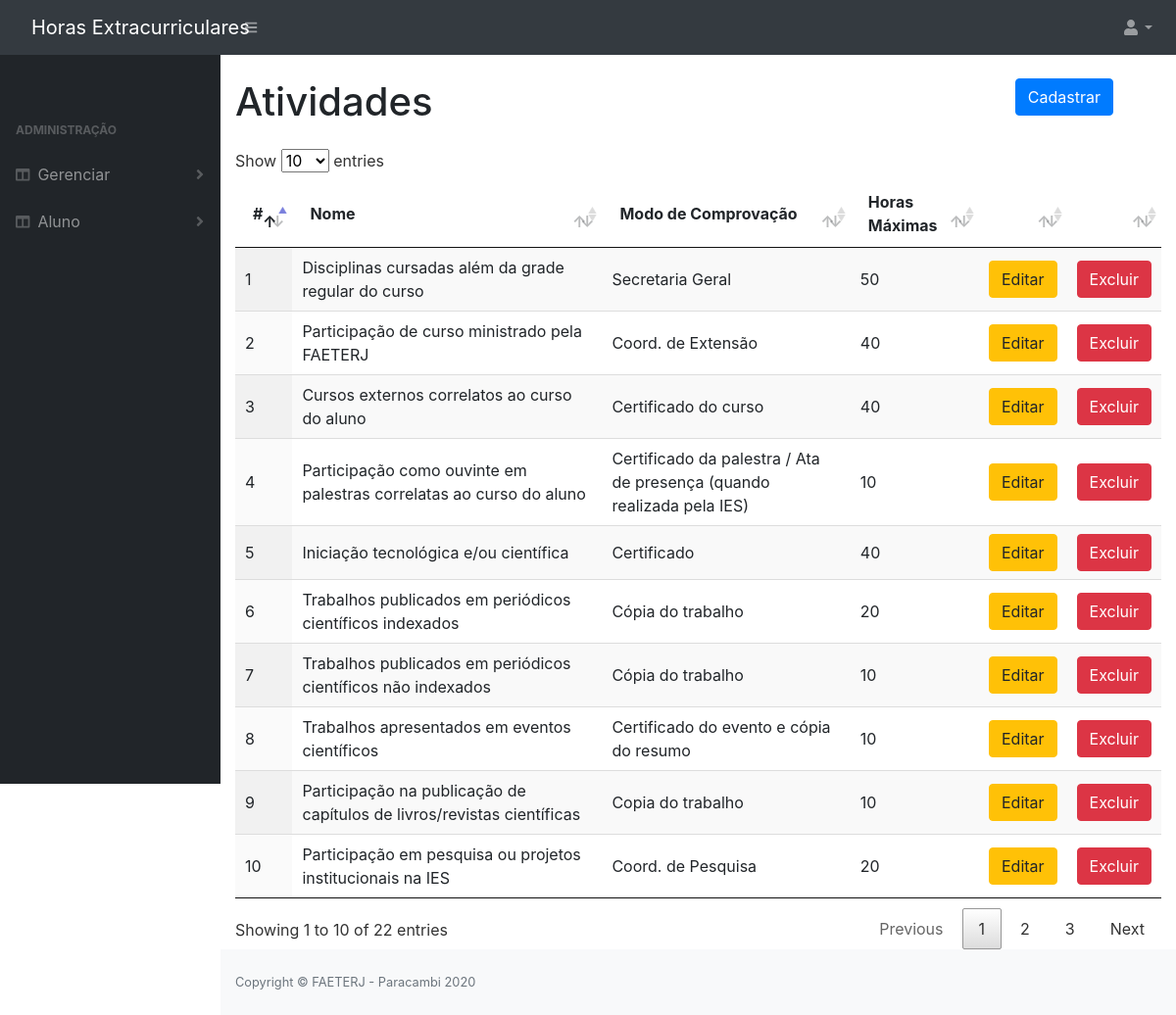
Page /atividade.php (signed in) on the committed database.
### tables this page shows
CREATE TABLE IF NOT EXISTS `atividade` (
  `id` INT NOT NULL AUTO_INCREMENT,
  `nome` VARCHAR(255) NOT NULL,
  `modo_comprovacao` VARCHAR(255) NULL DEFAULT NULL,
  `max_horas` INT NOT NULL,
  `data_registro` DATETIME NOT NULL DEFAULT CURRENT_TIMESTAMP,
  PRIMARY KEY (`id`));

### class/AtividadeDao.php (called while the page is built, shortened)
<?php
require_once 'DB.php';
abstract class AtividadeDao extends DB
{
    protected $table;
   public function findAll()
    {
        $sql = "SELECT * FROM $this->table";
        $stmt = DB::prepare($sql);
        $stmt->execute();
        return $stmt->fetchAll();
    }
}

### class/DB.php (called while the page is built, shortened)
<?php
class DB{
	private static $instance;
	public static function getInstance(){
		if(!isset(self::$instance)){
			try {
				self::$instance = new PDO('mysql:host=' . DB_HOST . ';dbname=' . DB_NAME, DB_USER, DB_PASS, array(PDO::MYSQL_ATTR_INIT_COMMAND => "SET NAMES utf8"));
				self::$instance->setAttribute( PDO::ATTR_ERRMODE, PDO::ERRMODE_EXCEPTION);
				self::$instance->setAttribute(PDO::ATTR_DEFAULT_FETCH_MODE, PDO::FETCH_OBJ);
			} catch (PDOException $e) {
				echo $e->getMessage();
			}
		}
		return self::$instance;
	}
	public static function prepare($sql){
		return self::getInstance()->prepare($sql);
	}
}

### atividade.php (the view, shortened to what this page needs)
<?php
require_once 'include/topo.php';
$atividade = new Atividade();
?>
<div class="container-fluid">
<div class="form-row">
        <div class="form-group col-md-10">
            <h1>Atividades</h1>
        </div>
        <div class="form-group col-md-2">
            <button type="button" class="btn btn-primary" data-toggle="modal" data-target="#cadastrar">Cadastrar</button>
        </div>
    </div>
    <table id="listar" class="display" style="width:100%">
        <thead>
            <tr>
                <th>#</th>
                <th>Nome</th>
                <th>Modo de Comprovação</th>
                <th>Horas Máximas</th>
                <th></th>
                <th></th>
            </tr>
        </thead>
        <?php foreach ($atividade->findAll() as $key => $value) : ?>
            <tr>
                <td><?php echo $value->id; ?></td>
                <td><?php echo $value->nome; ?></td>
                <td><?php echo $value->modo_comprovacao; ?></td>
                <td><?php echo $value->max_horas; ?></td>
                <td>
                    <button type="button" class="btn btn-warning" data-toggle="modal" data-target="#editar" onclick="preencheDados('editar', <?php echo '\'' . $value->id . '\',' . '\'' . $value->nome . '\',' . '\'' . $value->modo_comprovacao . '\',' . '\'' . $value->max_horas . '\'' ?>)">Editar</button>
                </td>
                <td>
                    <button type="button" class="btn btn-danger" data-toggle="modal" data-target="#excluir" onclick="preencheDados('excluir', <?php echo $value->id; ?>)">Excluir</button>
                </td>
            </tr>
        <?php endforeach; ?>
    </table>
</div>
<?php require_once 'include/rodape.php' ?>

### include/topo.php (shortened to what this page needs)
<!DOCTYPE html>
<html lang="pt-br">
<head>
    <link href="dist/css/styles.css" rel="stylesheet" />
    <link rel="stylesheet" href="vendor/twbs/bootstrap/dist/css/bootstrap.css">
    <link rel="stylesheet" href="vendor/datatables/datatables/media/css/dataTables.bootstrap4.min.css">
    <link rel="stylesheet" href="vendor/datatables/datatables/media/css/jquery.dataTables.min.css">
</head>
<body class="sb-nav-fixed">
<?php if($_SESSION['perfil'] == '1') {
    require_once 'menuAdmin.php';
}else if($_SESSION['perfil'] == '2') {
    require_once 'menuAluno.php';
}else{
    header("Location: login.php");
}
?>
        <div id="layoutSidenav_content">
            <main>
                <br>

### include/menuAdmin.php (shortened to what this page needs)
<nav class="sb-topnav navbar navbar-expand navbar-dark bg-dark">
        <a class="navbar-brand" href="index.php">Horas Extracurriculares</a>
        <button class="btn btn-link btn-sm order-1 order-lg-0" id="sidebarToggle" href="#"><i class="fas fa-bars"></i></button>
        <ul class="navbar-nav ml-auto ml-md-0">
            <li class="nav-item dropdown">
                <a class="nav-link dropdown-toggle" id="userDropdown" href="#" role="button" data-toggle="dropdown" aria-haspopup="true" aria-expanded="false"><i class="fas fa-user fa-fw"></i></a>
            </li>
        </ul>
    </nav>
    <div id="layoutSidenav">
        <div id="layoutSidenav_nav">
            <nav class="sb-sidenav accordion sb-sidenav-dark" id="sidenavAccordion">
                <div class="sb-sidenav-menu">
                    <div class="nav">
                        <div class="sb-sidenav-menu-heading"></div>
                            <div class="sb-sidenav-menu-heading">Administração</div>
                            <a class="nav-link collapsed" href="#" data-toggle="collapse" data-target="#gerenciar" aria-expanded="false" aria-controls="gerenciar">
                                <div class="sb-nav-link-icon"><i class="fas fa-columns"></i></div>
                                Gerenciar
                                <div class="sb-sidenav-collapse-arrow"><i class="fas fa-angle-down"></i></div>
                            </a>
                            <a class="nav-link collapsed" href="#" data-toggle="collapse" data-target="#alunos" aria-expanded="false" aria-controls="alunos">
                                <div class="sb-nav-link-icon"><i class="fas fa-columns"></i></div>
                                Aluno
                                <div class="sb-sidenav-collapse-arrow"><i class="fas fa-angle-down"></i></div>
                            </a>
                    </div>
                </div>
            </nav>
        </div>

### include/rodape.php (shortened to what this page needs)
</main>
<footer class="py-4 bg-light mt-auto">
    <div class="container-fluid">
        <div class="d-flex align-items-center justify-content-between small">
            <div class="text-muted">Copyright &copy; FAETERJ - Paracambi <?php echo date('Y')?></div>
        </div>
    </div>
</footer>
</div>
</div>
</body>
</html>

### rows in the picture
atividade: id "1", nome "Disciplinas cursadas além da grade regular do curso", modo_comprovacao "Secretaria Geral", max_horas "50"
atividade: id "2", nome "Participação de curso ministrado pela FAETERJ", modo_comprovacao "Coord. de Extensão", max_horas "40"
atividade: id "3", nome "Cursos externos correlatos ao curso do aluno", modo_comprovacao "Certificado do curso", max_horas "40"
atividade: id "4", nome "Participação como ouvinte em palestras correlatas ao curso do aluno", modo_comprovacao "Certificado da palestra / Ata de presença (quando realizada pela IES)", max_horas "10"
atividade: id "5", nome "Iniciação tecnológica e/ou científica", modo_comprovacao "Certificado", max_horas "40"
atividade: id "6", nome "Trabalhos publicados em periódicos científicos indexados", modo_comprovacao "Cópia do trabalho", max_horas "20"
atividade: id "7", nome "Trabalhos publicados em periódicos científicos não indexados", modo_comprovacao "Cópia do trabalho", max_horas "10"
atividade: id "8", nome "Trabalhos apresentados em eventos científicos", modo_comprovacao "Certificado do evento e cópia do resumo", max_horas "10"
atividade: id "9", nome "Participação na publicação de capítulos de livros/revistas científicas", modo_comprovacao "Copia do trabalho", max_horas "10"
atividade: id "10", nome "Participação em pesquisa ou projetos institucionais na IES", modo_comprovacao "Coord. de Pesquisa", max_horas "20"
